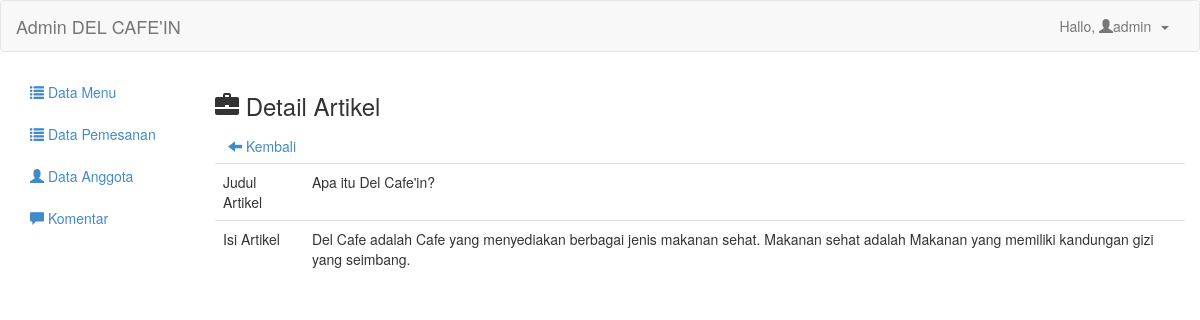
/admin/det_artikel.php?id=1 (signed in), run on the app's committed database.
### tables this page shows
CREATE TABLE `artikel` (
  `id_artikel` int(11) NOT NULL,
  `judul` varchar(100) NOT NULL,
  `deskripsi` text NOT NULL
);

### admin/det_artikel.php (the view)
<?php
include 'header.php';
?>
<h3><span class="glyphicon glyphicon-briefcase"></span>  Detail Artikel</h3>
<a class="btn" href="artikel.php"><span class="glyphicon glyphicon-arrow-left"></span>  Kembali</a>
<?php
$id_art=mysqli_real_escape_string($koneksi, $_GET['id']);
$art=mysqli_query($koneksi, "select * from artikel where id_artikel='$id_art'")or die(mysql_error());
while($a=mysqli_fetch_array($art)){
	?>
	<table class="table">
		<tr>
			<td>Judul Artikel</td>
			<td><?php echo $a['judul'] ?></td>
		</tr>
		<tr>
			<td>Isi Artikel</td>
			<td><?php echo $a['deskripsi'] ?></td>
		</tr>
	</table>
	<?php
}
?>
<?php include 'footer.php'; ?>

### data on the page
artikel: judul "Apa itu Del Cafe'in?", deskripsi "Del Cafe adalah Cafe yang menyediakan berbagai jenis makanan sehat. Makanan sehat adalah Makanan yang memiliki kandungan gizi yang seimbang."

### other printed values
$_SESSION['username'] "admin"
